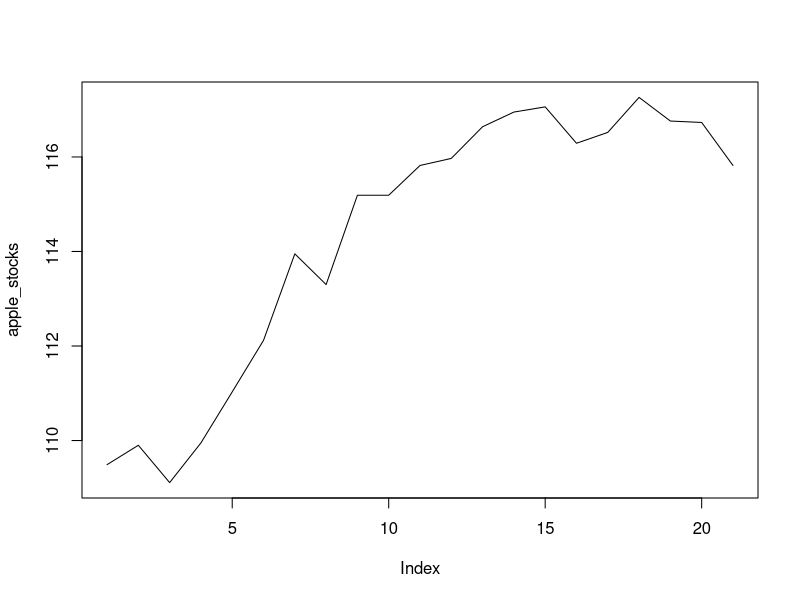
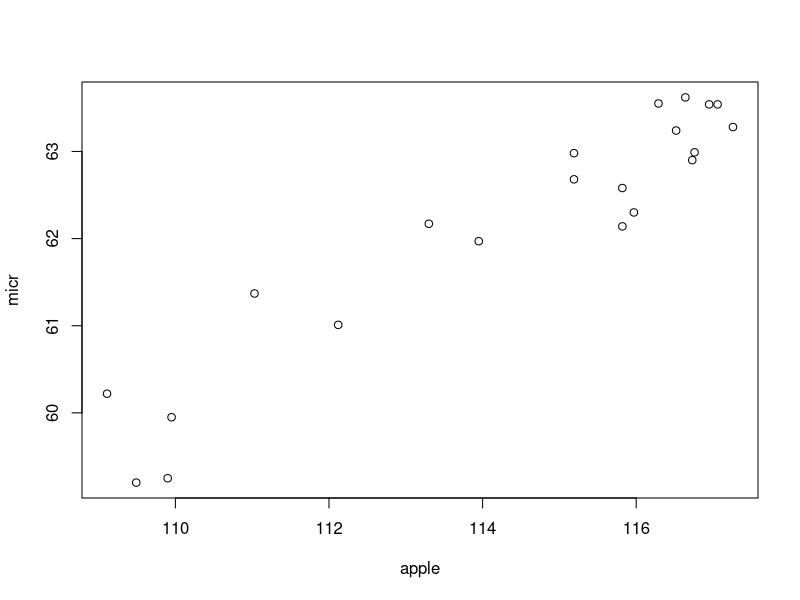

Source code (R) for these figures, in order:
# sample stock prices
apple_stocks <- c(109.49,109.90,109.11,109.95,111.03,112.12,113.95,113.30,115.19,115.19,115.82,115.97,116.64,116.95,117.06,116.29,116.52,117.26,116.76,116.73,115.82)
ibm_stocks <- c(159.82, 160.02, 159.84)



#plot(apple_stocks)
#plot(apple_stocks, type ="p") #plot points
plot(apple_stocks, type ="l") #plot lines

#portfolio return #using weighted average
#weight = % of total cash in each stock 

#portfolio1:
apple_ret <- 5 # %
ibm_ret <- 7

apple_weight <- .4
ibm_weight <- .6

portf_1_ret <- apple_ret * apple_weight + 
				ibm_ret * ibm_weight

portf_1_ret

#portfolio2
microsoft_ret <- 7
sony_ret <- 9
microsoft_weight <- .2
sony_weight <- .8

portf_2_ret <- microsoft_ret * microsoft_weight +
				sony_ret * sony_weight
portf_2_ret














# Weights, returns, and company names
ret <- c(7, 9)
weight <- c(.2, .8)
companies <- c("Microsoft", "Sony")

# Assign company names to your vectors
names(ret) <- companies
names(weight) <- companies

# Multiply the returns and weights together 
ret_X_weight <- ret * weight

# Print ret_X_weight
ret_X_weight

# Sum to get the total portfolio return
portf_ret <-sum(ret_X_weight)

# Print portf_ret
portf_ret







#stock prices: same time period
microsoft <- c(59.20,59.25,60.22,59.95)
ebay <- c(17.44, 18.32, 19.11, 18.22)

#create 2 columns (for each company)
cbind(microsoft, ebay)
#bind by rows
rbind(microsoft,ebay)

#relationship between 2 stocks (how much they move relative to each other)
cor(microsoft, ebay)
microsoft_ebay_matrix <- cbind(microsoft, ebay)
cor(microsoft_ebay_matrix)




apple <- c(109.49, 109.90, 109.11, 109.95, 111.03, 112.12, 113.95, 113.30, 115.19, 115.19, 115.82, 115.97, 116.64, 116.95, 117.06, 116.29, 116.52, 117.26, 116.76, 116.73, 115.82)
ibm <- c(159.82, 160.02, 159.84, 160.35, 164.79, 165.36, 166.52, 165.50, 168.29, 168.51, 168.02, 166.73, 166.68, 167.60, 167.33, 167.06, 166.71, 167.14, 166.19, 166.60, 165.99)
micr <- c(59.20, 59.25, 60.22, 59.95, 61.37, 61.01, 61.97, 62.17, 62.98, 62.68, 62.58, 62.30, 63.62, 63.54, 63.54, 63.55, 63.24, 63.28, 62.99, 62.90, 62.14)

cbind_stocks <- cbind(apple,ibm,micr)
rbind_stocks <- rbind(apple,ibm,micr)
#relationship between apple and microsoft stock prices
plot(cbind(apple,micr))



#portfolio with lists
name <- "Apple and IBM"
apple <- c(109.49, 109.90, 109.11, 109.95, 111.03)
ibm <- c(159.82, 160.02, 159.84, 160.35, 164.79)
cor_matrix <- cor(cbind(apple, ibm))

portfolio <- list(name,apple,ibm,cor_matrix)

#name to de elements of the portfolio list:
names(portfolio) <- c("portfolio_name", "apple", "ibm", "correlation")

#look at stocks of the portfolio list:
portfolio[c(2,3)]
#inspect the correlation stored:
portfolio$correlation


#weight of each stock in portfolio
portfolio$weight <- c(apple = .20, ibm = .80)


